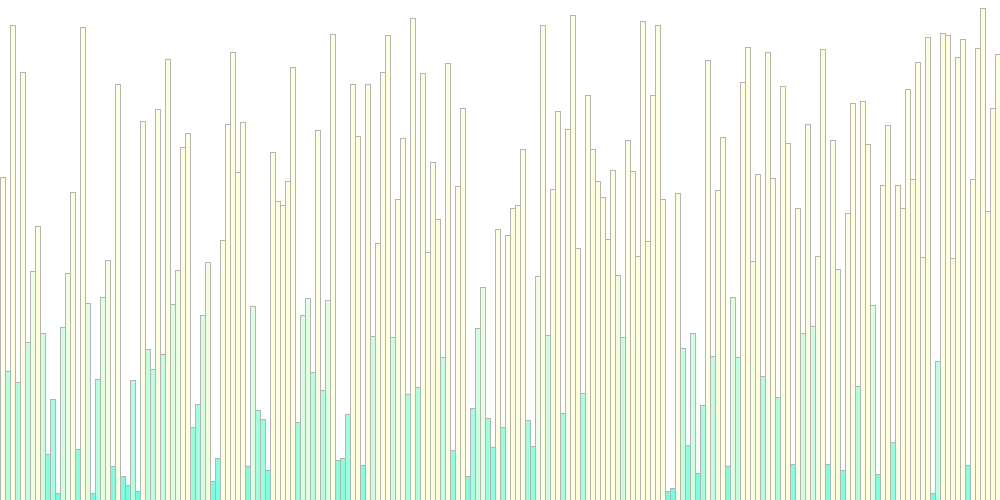
Frame 1 (no input)
Frame 60 (the mouse pressed at the canvas centre just before this capture): identical to frame 1, image omitted
Frame 120 (the mouse held since frame 60 and released just before this capture): identical to frame 1, image omitted

The Processing sketch that drew this single still picture (run headless with seeded random() and noise(); from frame 60 on, the mouse is pressed at the canvas centre):

// Processing sketch: selsort
// ── selsort.pde
int numberOfNumbers = 200;
int [] values = new int[numberOfNumbers];
int deltaX = 1;
int step = 0;
int frameRateValue = 30;
int delayTime = 50;
boolean isPaused = true;

void setup() {
  size(1000, 500);
  frameRate(frameRateValue);
  deltaX = width/numberOfNumbers;

  for (int i = 0; i < values.length; i++) {
    int randomValue = int(random(0, height));
    values[i] = randomValue;
  }
}

void draw() {
  background(255);
  stroke(180);

  if (!isPaused && step < numberOfNumbers) {
    selectionSortStep();
  }

  for (int i = 0; i < values.length; i++) {
    if (i < step) {
      fill(values[i], 255, numberOfNumbers);
    } else {
      fill(values[i], 255, numberOfNumbers, 150);
    }
    rect(i*deltaX, height-values[i], deltaX, values[i]);
  }
  
  delay(delayTime);
}

void keyPressed() {
  if (key == ' ') { // Press spacebar to toggle pause/play mode
    isPaused = !isPaused;
  } else if (key == 's') { // Press 's' key to step through one iteration when paused
    if (isPaused && step < numberOfNumbers) {
      selectionSortStep();
    }
  }
}

void selectionSortStep() {
  int smallSpot = step;
  for (int j = step; j < values.length; j++) {
    if (values[smallSpot] > values[j]) {
      smallSpot = j;
    }
  }

  swap(values, smallSpot, step);
  step++;
}

void swap(int[] array, int index1, int index2) {
  int temp = array[index1];
  array[index1] = array[index2];
  array[index2] = temp;
}
